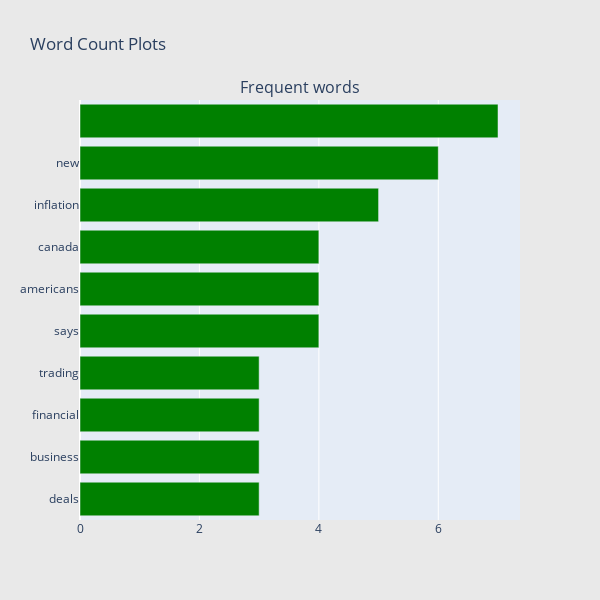

Here is the notebook cell this chart was saved with:
### Code cell
## Get the bar chart from 5 rated reviews ##
freq_dict = defaultdict(int)
for sent in df2["Headline_Lower"]:
    for word in generate_ngrams(sent,1):
        freq_dict[word] += 1
fd_sorted = pd.DataFrame(sorted(freq_dict.items(), key=lambda x: x[1])[::-1])
fd_sorted.columns = ["word", "wordcount"]
trace0 = horizontal_bar_chart(fd_sorted.head(10), 'green')

# Creating two subplots
fig = tools.make_subplots(rows=1, cols=1, vertical_spacing=0.04,
                          subplot_titles=["Frequent words"])
fig.append_trace(trace0, 1, 1)
#fig.append_trace(trace1, 1, 2)
fig['layout'].update(height=600, width=600, paper_bgcolor='rgb(233,233,233)', title="Word Count Plots")
py.iplot(fig, filename='word-plots');

### Figure 1 — Plotly figure (JSON) as saved in the notebook; plotly's stock layout.template omitted (floating-point values rounded to 4 significant figures)
{"data": [{"marker": {"color": "green"}, "orientation": "h", "showlegend": false, "type": "bar", "x": [3, 3, 3, 3, 4, 4, 4, 5, 6, 7], "xaxis": "x", "y": ["deals", "business", "financial", "trading", "says", "americans", "canada", "inflation", "new", ""], "yaxis": "y"}], "layout": {"annotations": [{"font": {"size": 16}, "showarrow": false, "text": "Frequent words", "x": 0.5, "xanchor": "center", "xref": "paper", "y": 1, "yanchor": "bottom", "yref": "paper"}], "height": 600, "paper_bgcolor": "rgb(233,233,233)", "title": {"text": "Word Count Plots"}, "width": 600, "xaxis": {"anchor": "y", "domain": [0, 1]}, "yaxis": {"anchor": "x", "domain": [0, 1]}}}
